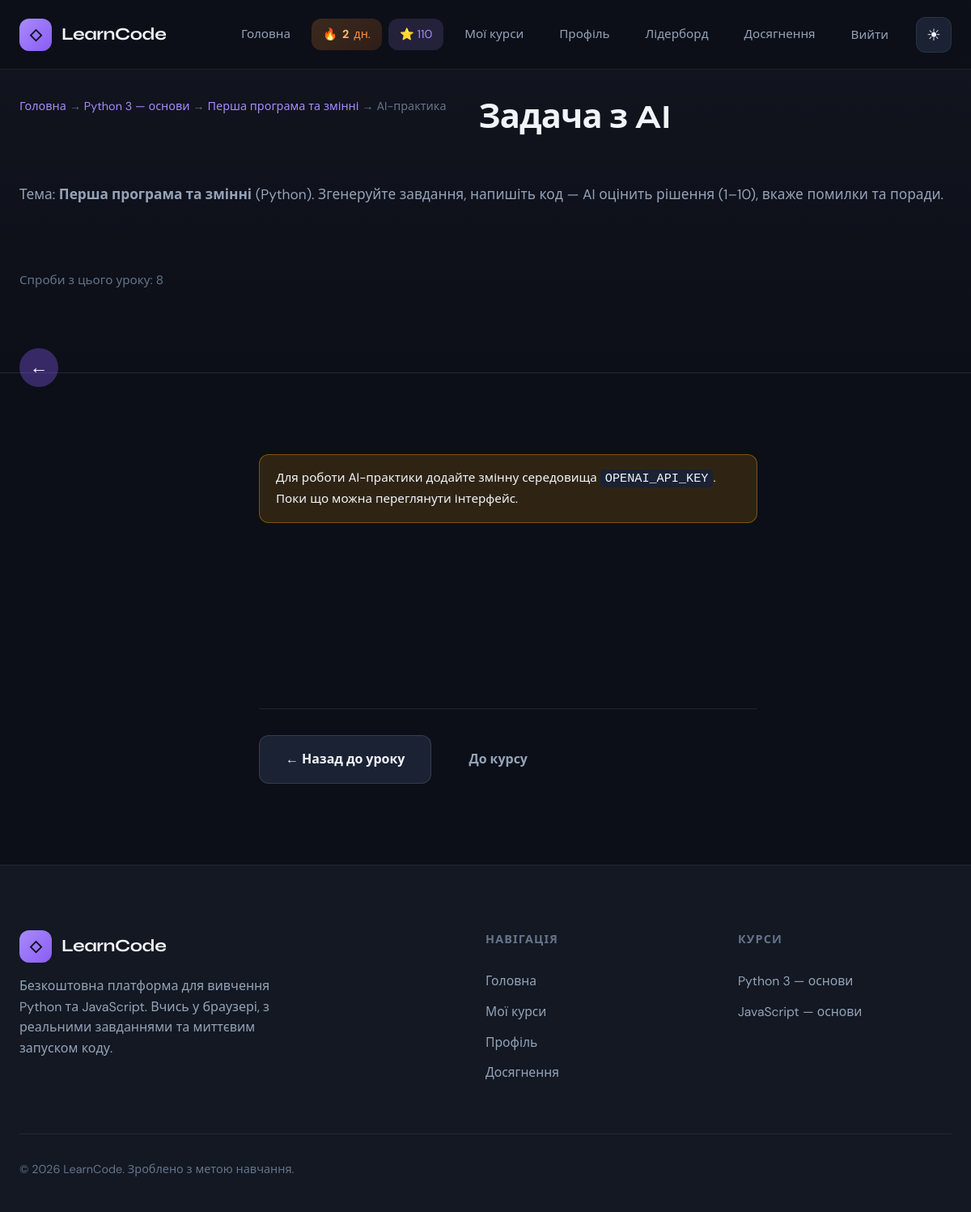
Screenshot of /course/python-basics/lesson/first-program/practice/ (signed in) with the database file from the repository.
### courses/models.py (models this page shows, shortened)
class Course(models.Model):
    LANG_CHOICES = [
        ('python', 'Python'),
        ('javascript', 'JavaScript'),
    ]
    title = models.CharField('Назва', max_length=200)
    slug = models.SlugField(unique=True)
    language = models.CharField('Мова', max_length=20, choices=LANG_CHOICES)
    short_description = models.CharField('Короткий опис', max_length=300)
    description = models.TextField('Опис')
    duration_hours = models.PositiveIntegerField('Тривалість (год)', default=24)
    level = models.CharField('Рівень', max_length=50, default='Початковий')
    order = models.PositiveIntegerField('Порядок', default=0)
    icon = models.CharField('Іконка/емодзі', max_length=10, default='🐍')
    color = models.CharField('Колір (hex)', max_length=7, default='#3776ab')  # Python blue / JS yellow
    is_published = models.BooleanField('Опубліковано', default=True)
    created_at = models.DateTimeField(auto_now_add=True)
    class Meta:
        ordering = ['order', 'title']
        verbose_name = 'Курс'
        verbose_name_plural = 'Курси'

class Lesson(models.Model):
    course = models.ForeignKey(Course, on_delete=models.CASCADE, related_name='lessons')
    title = models.CharField('Назва', max_length=200)
    slug = models.SlugField()
    content = models.TextField('Контент (HTML/Markdown)')
    order = models.PositiveIntegerField('Порядок', default=0)
    duration_minutes = models.PositiveIntegerField('Хвилин', default=15)
    is_published = models.BooleanField('Опубліковано', default=True)
    created_at = models.DateTimeField(auto_now_add=True)
    class Meta:
        ordering = ['course', 'order']
        unique_together = [['course', 'slug']]
        verbose_name = 'Урок'
        verbose_name_plural = 'Уроки'

### courses/views.py (the view, shortened to what this page needs)
# urls.py: path('course/<slug:course_slug>/lesson/<slug:lesson_slug>/practice/', views.lesson_practice, name='lesson_practice'),
@login_required
def lesson_practice(request, course_slug, lesson_slug):
    course = get_object_or_404(Course, slug=course_slug, is_published=True)
    lesson = get_object_or_404(Lesson, course=course, slug=lesson_slug, is_published=True)
    topic = lesson.title
    language = course.language.title()
    session_key = f"ai_task_{lesson.id}"
    task = request.session.get(session_key)
    result = None
    code = request.POST.get("code", "").strip() if request.method == "POST" and "check" in request.POST else ""
    ai_available = bool(__import__("os").environ.get("OPENAI_API_KEY"))
    feedback_score = None
    return render(request, "courses/lesson_practice.html", {
        "course": course,
        "lesson": lesson,
        "topic": topic,
        "language": language,
        "task": task,
        "result": result,
        "feedback_score": feedback_score,
        "code": code,
        "ai_available": ai_available,
        "attempts_count": AIPracticeAttempt.objects.filter(user=request.user, lesson=lesson).count(),
    })

### courses/context_processors.py (called while the page is built)
def courses_list(request):
    return {
        'courses_list': Course.objects.filter(is_published=True).order_by('order')[:5],
    }

def user_profile(request):
    if not request.user.is_authenticated:
        return {'user_streak': 0, 'user_points': 0}
    try:
        profile = GameProfile.objects.get(user=request.user)
        return {'user_streak': profile.streak_days, 'user_points': profile.points}
    except GameProfile.DoesNotExist:
        return {'user_streak': 0, 'user_points': 0}

### templates/courses/lesson_practice.html (shortened to what this page needs)
{% extends 'base.html' %}
{% load static %}
{% block content %}
<section class="page-hero">
  <div class="container">
    <nav class="breadcrumb">
      <a href="{% url 'home' %}">Головна</a> →
      <a href="{% url 'course_detail' slug=course.slug %}">{{ course.title }}</a> →
      <a href="{% url 'lesson_detail' course_slug=course.slug lesson_slug=lesson.slug %}">{{ lesson.title }}</a> →
      <span>AI-практика</span>
    </nav>
    <h1>Задача з AI</h1>
    <p class="page-hero-desc">Тема: <strong>{{ topic }}</strong> ({{ language }}). Згенеруйте завдання, напишіть код — AI оцінить рішення (1–10), вкаже помилки та поради.</p>
    {% if attempts_count > 0 %}
    <p class="page-hero-stats">Спроби з цього уроку: {{ attempts_count }}</p>
    {% endif %}
  </div>
</section>
<section class="section ai-practice-section">
  <div class="container container--narrow">
    <a href="{% url 'lesson_detail' course_slug=course.slug lesson_slug=lesson.slug %}" class="lesson-back lesson-back-circle" aria-label="Назад до уроку"><span class="lesson-back-arrow" aria-hidden="true">←</span></a>
    {% if not ai_available %}
    <div class="ai-practice-alert" role="alert">
      Для роботи AI-практики додайте змінну середовища <code>OPENAI_API_KEY</code>. Поки що можна переглянути інтерфейс.
    </div>
    {% endif %}
    <div class="detail-actions" style="margin-top: 48px;">
      <a href="{% url 'lesson_detail' course_slug=course.slug lesson_slug=lesson.slug %}" class="btn btn-secondary">← Назад до уроку</a>
      <a href="{% url 'course_detail' slug=course.slug %}" class="btn btn-ghost">До курсу</a>
    </div>
  </div>
</section>
{% endblock %}

### templates/base.html (shortened to what this page needs)
{% load static %}
<!DOCTYPE html>
<html lang="uk" data-theme="dark">
<head>
  <link rel="stylesheet" href="{% static 'css/main.css' %}">
</head>
<body>
  <header class="site-header" id="site-header">
    <div class="container header-inner">
      <a href="{% url 'home' %}" class="logo">
        <span class="logo-icon">◇</span>
        <span class="logo-text">LearnCode</span>
      </a>
      <nav class="nav" id="nav">
        <a href="{% url 'home' %}">Головна</a>
        {% if user.is_authenticated %}
        <span class="header-streak" title="Вогник: дні навчання поспіль">🔥 <strong>{{ user_streak }}</strong> дн.</span>
        <span class="header-points" title="Нараховані бали">⭐ {{ user_points }}</span>
        <a href="{% url 'course_list' %}">Мої курси</a>
        <a href="{% url 'dashboard' %}">Профіль</a>
        <a href="{% url 'leaderboard' %}">Лідерборд</a>
        <a href="{% url 'achievements_list' %}">Досягнення</a>
        <form method="post" action="{% url 'logout' %}" class="nav-logout-form">
          <button type="submit" class="nav-logout-btn">Вийти</button>
        </form>
        {% else %}
        <a href="{% url 'login' %}">Увійти</a>
        <a href="{% url 'register' %}">Реєстрація</a>
        {% endif %}
        <button type="button" class="theme-toggle" id="theme-toggle" aria-label="Світлий режим">
          <span class="theme-icon theme-icon-sun" aria-hidden="true">☀</span>
        </button>
      </nav>
    </div>
  </header>
  <main class="main-content">
    {% block content %}{% endblock %}
  </main>
  <footer class="site-footer">
    <div class="container">
      <div class="footer-grid">
        <div class="footer-brand">
          <a href="{% url 'home' %}" class="logo">
            <span class="logo-icon">◇</span>
            <span class="logo-text">LearnCode</span>
          </a>
          <p>Безкоштовна платформа для вивчення Python та JavaScript. Вчись у браузері, з реальними завданнями та миттєвим запуском коду.</p>
        </div>
        <div class="footer-col">
          <h4>Навігація</h4>
          <ul>
            <li><a href="{% url 'home' %}">Головна</a></li>
            {% if user.is_authenticated %}
            <li><a href="{% url 'course_list' %}">Мої курси</a></li>
            <li><a href="{% url 'dashboard' %}">Профіль</a></li>
            <li><a href="{% url 'achievements_list' %}">Досягнення</a></li>
            {% else %}
            <li><a href="{% url 'login' %}">Увійти</a></li>
            <li><a href="{% url 'register' %}">Реєстрація</a></li>
            {% endif %}
          </ul>
        </div>
        <div class="footer-col">
          <h4>Курси</h4>
          <ul>
            {% for c in courses_list %}
            <li><a href="{% if user.is_authenticated %}{% url 'course_detail' slug=c.slug %}{% else %}{% url 'register' %}{% endif %}">{{ c.title }}</a></li>
            {% empty %}
            <li><a href="{% url 'home' %}#courses">Python та JavaScript</a></li>
            {% endfor %}
          </ul>
        </div>
      </div>
      <div class="footer-bottom">
        <p class="footer-copy">© 2026 LearnCode. Зроблено з метою навчання.</p>
      </div>
    </div>
  </footer>
</body>
</html>

### rows the page displays
Course: title "Python 3 — основи", language "Python"
Lesson: title "Перша програма та змінні"
Course: title "JavaScript — основи"

### other values shown
{{ user_streak }} "2"
{{ user_points }} "110"
{{ attempts_count }} "8"
